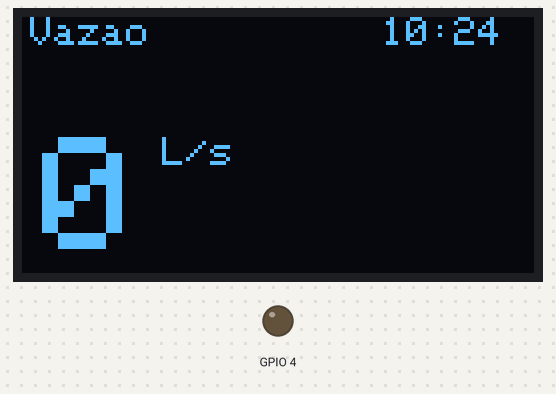
This sketch was run on a simulated ESP8266 (NodeMCU). On the bench: 128×64 one-colour display, output pins drawn as LEDs (lit = HIGH). WiFi joins after 1.5 s; servers stay silent unless stated; network time is answered at once with the bench clock; uploads are accepted with an empty reply; the local clock reads 2024-03-15 10:24:30 at power-on unless the sketch sets it.

Above: at 7.6 s.
At 15.1 s:
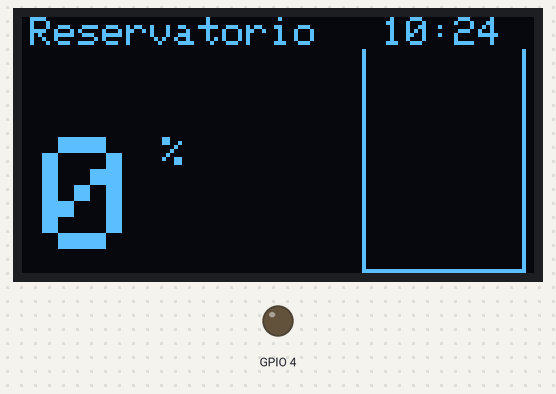
At 60.6 s:
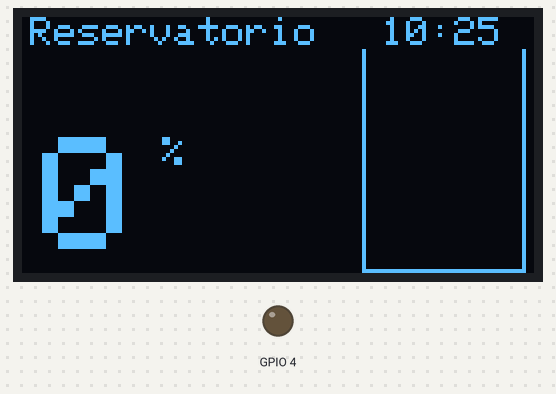
At 128.2 s:
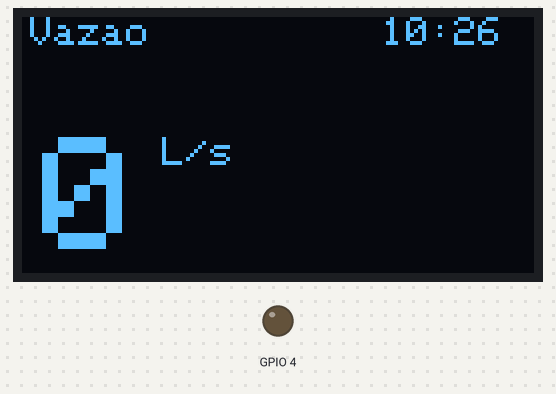

The sketch:

Cedae_LCD.ino
```cpp
#include <ESP8266WiFiMulti.h>
#include <ESP8266HTTPClient.h>
#include <NTPClient.h>
#include <WiFiUdp.h>
#include <ArduinoJson.h>
#include <Adafruit_GFX.h>
#include <Adafruit_SSD1306.h>

ESP8266WiFiMulti multiWiFi;
WiFiClient clienteWiFi;
HTTPClient clienteHTTP;
WiFiUDP udp;
NTPClient ntp(udp, "a.st1.ntp.br", -3 * 3600, 60000);
Adafruit_SSD1306 OLED(128, 64, &Wire, -1);

unsigned long cont = 0, cont2 = 0;
int i_inic = 0, est = 0;
bool iniciar = false;
float taxaVazao, alturaReser;
String valorVazao, valorReser;
String urlVazao = "http://api.thinger.io/v2/users/w_fasolo/devices/vazao_BJI/Vz_min?authorization=eyJhbGciOiJIUzI1NiIsInR5cCI6IkpXVCJ9.eyJkZXYiOiJ2YXphb19CSkkiLCJpYXQiOjE2OTc5MDQ1NDIsImp0aSI6IjY1MzNmNzllNDljMTM3ZDI2MTA3ZDdlYSIsInN2ciI6InVzLWVhc3QuYXdzLnRoaW5nZXIuaW8iLCJ1c3IiOiJ3X2Zhc29sbyJ9.Qs9lkU-YfBH8PVaq7UMK_xxR_fKGd8manC1eo7imIio";
String urlReser = "http://api.thinger.io/v2/users/w_fasolo/devices/reserv_BJI/Altura?authorization=eyJhbGciOiJIUzI1NiIsInR5cCI6IkpXVCJ9.eyJkZXYiOiJyZXNlcnZfQkpJIiwiaWF0IjoxNjk3OTA0NDAzLCJqdGkiOiI2NTMzZjcxMzQ5YzEzN2QyNjEwN2Q3ZTkiLCJzdnIiOiJ1cy1lYXN0LmF3cy50aGluZ2VyLmlvIiwidXNyIjoid19mYXNvbG8ifQ.bm8kXw4JVOGlwUdCQReg4fQy368DNWSIYGK6Z4GhYDw";

void setup() {
  //Serial.begin(115200);
  pinMode(4, OUTPUT);

  OLED.begin(SSD1306_SWITCHCAPVCC, 0x3C);
  OLED.clearDisplay();
  OLED.setTextColor(WHITE, BLACK);
  OLED.setTextSize(2);
  OLED.println("conectando");
  OLED.display();


  WiFi.mode(WIFI_STA);
  multiWiFi.addAP("ITANET-FASOLO", "lucas123");
  multiWiFi.addAP("FASOLO", "@@lucas@@");
  multiWiFi.addAP("BGF", "@giagra@");
  multiWiFi.addAP("LAB", "@@lucas@@");
  multiWiFi.addAP("a1", "@1234567@");
  multiWiFi.addAP("a2", "@123456@");
  WiFi.setAutoReconnect(true);
  WiFi.persistent(true);
  ntp.begin();
  ntp.forceUpdate();
}

void loop() {
  if (multiWiFi.run() != WL_CONNECTED) {
    conectar();
  } else {
    if (millis() - cont > 30000) {
      //piscarTela(taxaVazao, alturaReser);
      inicio();
      cont = millis();
      valorVazao = jsonDaResposta(fazerRequisicaoHTTP(urlVazao));
      valorReser = jsonDaResposta(fazerRequisicaoHTTP(urlReser));
      taxaVazao = valorVazao.toFloat();
      alturaReser = valorReser.toFloat();
    }
    if (millis() - cont2 >= 7500 && est == 0) {
      digitalWrite(LED_BUILTIN, LOW);
      telavazao(taxaVazao);
      est = 1;
    }
    if (millis() - cont2 >= 15000) {
      telareserv(alturaReser);
      cont2 = millis();
      digitalWrite(LED_BUILTIN, HIGH);
      est = 0;
    }
  }
}
```

parse.ino
```cpp
// Parse JSON
// Analisar JSON a partir da resposta HTTP
String jsonDaResposta(String resposta) {
  const size_t capacidade = JSON_OBJECT_SIZE(4) + 90;
  DynamicJsonDocument doc(capacidade);
  deserializeJson(doc, resposta);
  String valor = doc["out"];
  return valor;
}
```

requisicao.ino
```cpp
// Realizar requisição HTTP e retornar a resposta como uma string
String fazerRequisicaoHTTP(String url) {
  String resposta;
  clienteHTTP.begin(clienteWiFi, url);
  int codigoHTTP = clienteHTTP.GET();

  if (codigoHTTP > 0) {
    if (codigoHTTP == HTTP_CODE_OK) {
      resposta = clienteHTTP.getString();
    } else {
      Serial.print("Erro na Requisição HTTP, Código: ");
      Serial.println(codigoHTTP);
    }
  } else {
    Serial.println("Falha ao fazer a Requisição HTTP");
  }

  clienteHTTP.end();
  return resposta;
}
```

telas.ino
```cpp
// Exibir valores na tela OLED
void telavazao(float taxaVazao) {

  int vazao =taxaVazao;
  int hora = ntp.getHours();
  int minuto = ntp.getMinutes();
  OLED.clearDisplay();
  OLED.setTextColor(WHITE, BLACK);
  //valor da vazao
  OLED.setTextSize(1);
  OLED.setCursor(2, 0);
  OLED.println("Vazao");
  OLED.setTextSize(4);
  OLED.setCursor(5, 30);
  OLED.print(vazao);
  OLED.setTextSize(1);
  OLED.print(" L/s");

  //Relogio
  OLED.setTextSize(1);
  OLED.setCursor(90, 0);
  if (hora < 10) {
    OLED.print("0");
  }
  OLED.print(hora);
  OLED.print(":");
  if (minuto < 10) {
    OLED.print("0");
  }
  OLED.print(minuto);

  OLED.display();
}

// Exibir valores na tela OLED
void telareserv(float alturaReser) {
  int porc = (alturaReser / 2.2) * 100;
  float altura = (55 * alturaReser / 2.4);

  int hora = ntp.getHours();
  int minuto = ntp.getMinutes();
  OLED.clearDisplay();
  OLED.setTextColor(WHITE, BLACK);

  //valor do nivel do reservatorio
  OLED.setTextSize(1);
  OLED.setCursor(2, 0);
  OLED.println("Reservatorio");
  OLED.setTextSize(4);
  OLED.setCursor(5, 30);
  OLED.print(porc);
  OLED.setTextSize(1);
  OLED.print(" %");

  //Relogio
  OLED.setTextSize(1);
  OLED.setCursor(90, 0);
  if (hora < 10) {
    OLED.print("0");
  }
  OLED.print(hora);
  OLED.print(":");
  if (minuto < 10) {
    OLED.print("0");
  }
  OLED.print(minuto);

  //Desenha nivel reservatorio
  OLED.drawLine(85, 8, 85, 63, WHITE);
  OLED.drawLine(125, 8, 125, 63, WHITE);
  OLED.drawLine(85, 63, 125, 63, WHITE);
  OLED.fillRect(85, (64 - altura), 40, altura, WHITE);

  OLED.display();
}

// Piscar tela
void piscarTela(float taxaVazao, float alturaReser) {
  if (taxaVazao < 50 || alturaReser >= 2.1) {
    OLED.clearDisplay();
    OLED.setTextColor(WHITE, BLACK);
    OLED.setTextSize(3);
    OLED.println("Atencao");
    OLED.display();
    digitalWrite(4, LOW);
  } else {
    digitalWrite(4, HIGH);
  }
}
```

voids.ino
```cpp
//**** verificar conexão ****//
void conectar() {
  WiFi.disconnect();
  digitalWrite(LED_BUILTIN, LOW);
  OLED.clearDisplay();
  OLED.setTextColor(WHITE, BLACK);
  OLED.setTextSize(2);
  OLED.print("off line !");
  OLED.display();
  delay(100);
  WiFi.reconnect();
  iniciar = false;
}

// parametros de iniciação //
void inicio() {
  if (iniciar == false) {
    if (multiWiFi.run() == WL_CONNECTED) {
      ntp.forceUpdate();
      if (i_inic > 2) {
        iniciar = true;
        i_inic = 0;
      }
      i_inic++;
    }
  }
}
```

Measured:
- what the display in image 0 shows lasts 7.5 s, from 7.5 s to 15.0 s
